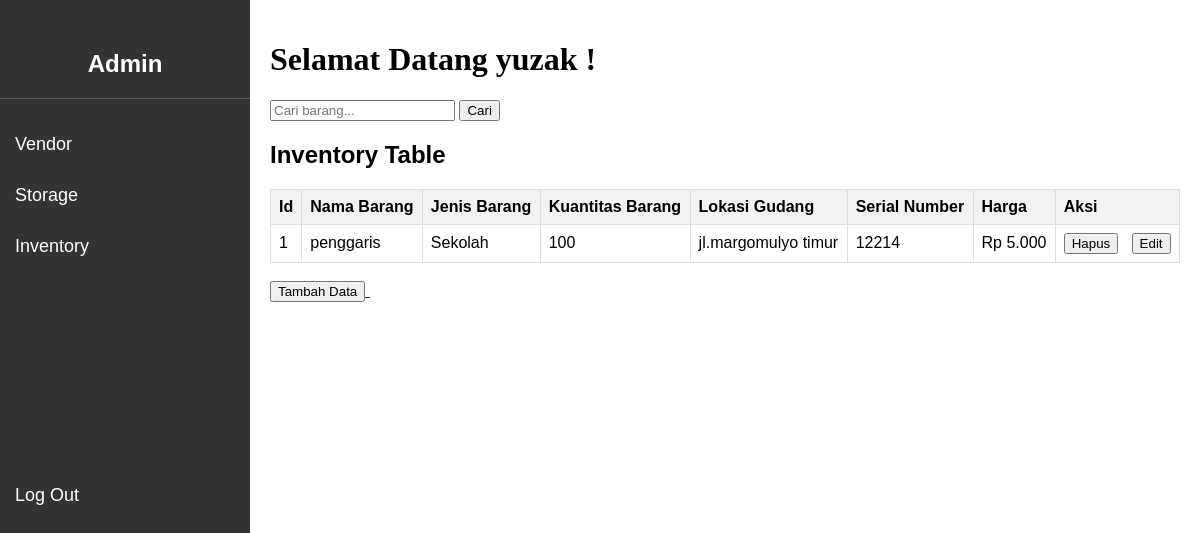
The page /inventory.php (signed in) on the database its author committed.
### tables this page shows
CREATE TABLE `inventory` (
  `id` int(20) NOT NULL,
  `nama_barang` int(35) NOT NULL,
  `jenis_barang` varchar(35) NOT NULL,
  `kuantitas_stok` int(35) NOT NULL,
  `lokasi_gudang` int(35) NOT NULL,
  `serial_number` varchar(35) NOT NULL,
  `harga` varchar(35) NOT NULL
);

CREATE TABLE `vendor` (
  `id` int(20) NOT NULL,
  `nama` varchar(35) NOT NULL,
  `kontak` varchar(35) NOT NULL,
  `nama_barang` varchar(35) NOT NULL,
  `nomor_invoice` int(20) NOT NULL
);

CREATE TABLE `storage` (
  `id` int(20) NOT NULL,
  `nama_gudang` varchar(35) NOT NULL,
  `lokasi` varchar(35) NOT NULL
);

### inventory.php (the view, shortened to what this page needs)
<!DOCTYPE html>
<html lang="en">
<head>
</head>
<body>
    <?php include "sidebar.php"; ?>
    <div class="content">
        <?php include "header.php"; ?>
        <div class="search-container">
                <form method="GET" action="">
                    <input type="text" name="search" placeholder="Cari barang..." value="<?php echo isset($_GET['search']) ? htmlspecialchars($_GET['search']) : ''; ?>">
                    <button type="submit">Cari</button>
                </form>
            </div>
            <?php
include "koneksi.php";
$search = isset($_GET['search']) ? mysqli_real_escape_string($kon, $_GET['search']) : '';
$sql = "SELECT inventory.id AS inventory_id, inventory.nama_barang, inventory.jenis_barang, inventory.kuantitas_stok, inventory.lokasi_gudang, inventory.serial_number, inventory.harga,
storage.id AS storage_id, storage.nama_gudang, storage.lokasi,
vendor.id AS vendor_id, vendor.nama, vendor.kontak, vendor.nama_barang AS vendor_brg, vendor.nomor_invoice
FROM inventory
INNER JOIN storage ON inventory.lokasi_gudang = storage.id
INNER JOIN vendor ON inventory.nama_barang = vendor.id
WHERE vendor.nama_barang LIKE '%$search%'
ORDER BY inventory.id";
$hsl = mysqli_query($kon, $sql);
if($hsl->num_rows > 0) {
    mysqli_data_seek($hsl, 0);
}
?>
     <div id="vendor" class="table-selection">
            <h2>Inventory Table</h2>
            <table>
    <tr>
        <th>Id</th>
        <th>Nama Barang</th>
        <th>Jenis Barang</th>
        <th>Kuantitas Barang</th>
        <th>Lokasi Gudang</th>
        <th>Serial Number</th>
        <th>Harga</th>
        <th>Aksi</th>
    </tr>
    <?php
    if($hsl -> num_rows > 0){
        while($data = mysqli_fetch_assoc($hsl)){
            echo "<tr>";
            echo "<td>{$data['inventory_id']}</td>";
            echo "<td>{$data['vendor_brg']}</td>";
            echo "<td>{$data['jenis_barang']}</td>";
            echo "<td>{$data['kuantitas_stok']}</td>";
            echo "<td>{$data['lokasi']}</td>";
            echo "<td>{$data['serial_number']}</td>";
            echo "<td>{$data['harga']}</td>";
            echo "<td><a href='CRUD/hapus_inven.php?id={$data['inventory_id']}' onclick='return confirm(\"Apakah Anda yakin ingin menghapus data ini?\")'><button>Hapus</button></a> &nbsp
                  <a href='CRUD/edit_inven.php?id={$data['inventory_id']}'><button>Edit</button></a></td>";
            echo "</tr>";
        }
    }
    ?>
</table>
<br>
            <a href = "CRUD/tmbh_inven.php">
                <button>Tambah Data</button>
            </a>
     </div>
   </div>
</body>
</html>

### admin.css (style rules this page uses)
body { font-family: Arial, sans-serif; display: flex; margin: 0; padding: 0; height: 100vh; }
.content { margin-left: 250px; padding: 20px; width: 100%; }
table { width: 100%; border-collapse: collapse; margin-top: 20px; }
table, th, td { border: 1px solid #ddd; }
th, td { padding: 8px; text-align: left; }
th { background-color: #f2f2f2; }

### rows shown on the page
inventory: id "1", nama_barang.nama_barang "penggaris", jenis_barang "Sekolah", kuantitas_stok "100", lokasi_gudang.lokasi "jl.margomulyo timur", serial_number "12214", harga "Rp 5.000"

### other values the page prints
$_SESSION['username'] "yuzak"
